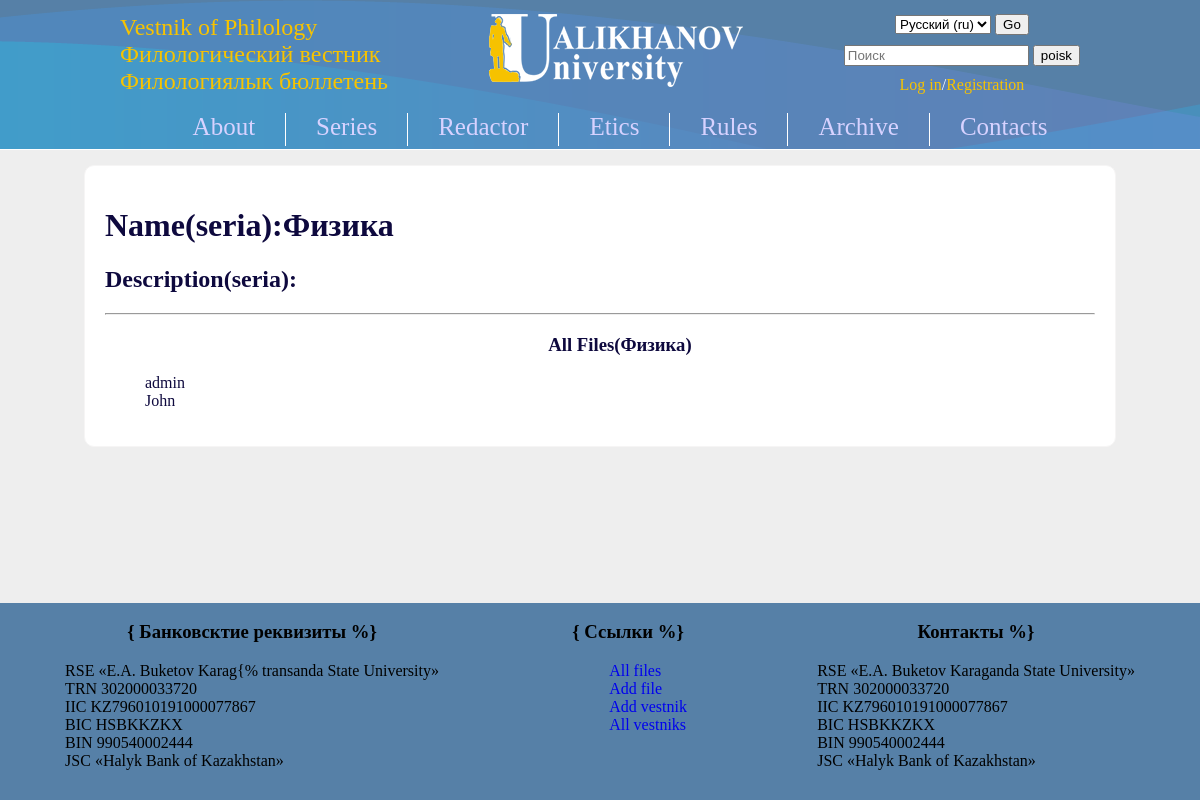
The app's page /ru/seria_detail/3 with its own data.
### publication/models.py (models this page shows, shortened)
class Series(models.Model):
    name = models.CharField(max_length=100,verbose_name='Название')
    description = models.TextField(blank=True, verbose_name="Описание")
    class Meta:
        verbose_name = 'Серия'
        verbose_name_plural = 'Серии'
    def get_absolute_url(self):
        return reverse('seria_detail',args=[str(self.id)])

class PublicationFiles(models.Model):
    topic = models.CharField(blank=True, max_length=200, verbose_name="Тема")
    author = models.ForeignKey(User, on_delete=models.CASCADE, blank=True, verbose_name='Автор')
    soauthor = models.TextField(null=True, blank=True, verbose_name="Соавторы")
    comments = models.TextField(null=True, blank=True, verbose_name="Комментарии")
    file = models.FileField(upload_to='all_files', verbose_name="Файл")
    description = models.TextField(max_length=500, null=True, blank=True, verbose_name='Описание')
    date = models.DateTimeField(auto_now_add=True)
    series = models.ForeignKey(Series,on_delete=models.CASCADE,related_name='sFiles', verbose_name='Серия')
    redactor = models.BooleanField(default=False,verbose_name='Редактор')
    public = models.BooleanField(default=False,verbose_name='Опубликовать')
    archive = models.BooleanField(default=False, verbose_name='Архив')
    class Meta:
        verbose_name = 'Файл'
        verbose_name_plural = 'Файлы'

### publication/views.py (the view)
# urls.py: path('seria_detail/<int:pk>',seria_detail, name='seria_detail'),
def seria_detail(request,pk):
    seria = Series.objects.get(pk=pk)
    return render(request,'seria_detail.html',{'seria':seria})

### publication/context_processors.py (called while the page is built)
def seria(request):
    return {'series':Series.objects.all()}

### publication/templates/seria_detail.html (shortened to what this page needs)
{% extends "index.html" %}
{% load static %}
{% block content %}
<div class="main">
    <h1>Name(seria):{{seria.name}}</h1>
    <h2>Description(seria):{{seria.description|safe}}</h2>
    <hr>
    {% if seria.sFiles.all %}
    <ul>
        <h3 style="text-align:center">All Files({{seria.name}})</h3>
    {% for file in seria.sFiles.all %}
    <li>{{file.author}}</li>
    {% endfor %}
    </ul>
    {% else %}
    <h3  style="text-align:center">Sorry,the list empty</h3>
    {% endif %}
</div>
{% endblock %}

### publication/static/styles.css (style rules this page uses)
html { height: 100%; }
body { margin:0px; padding: 0px; display: flex; flex-direction: column; height: 100%; background-color: #eee; }
li { list-style-type:none; }
.main { width:100%; border:1px solid #F6F5F5; float:left; background-color: white; padding: 20px; box-sizing: border-box; border-radius: 10px; }

### records on screen
Series: name "Физика"
PublicationFiles: author "admin"
PublicationFiles: author "John"

### other values on screen
form field language "Русский (ru)"
